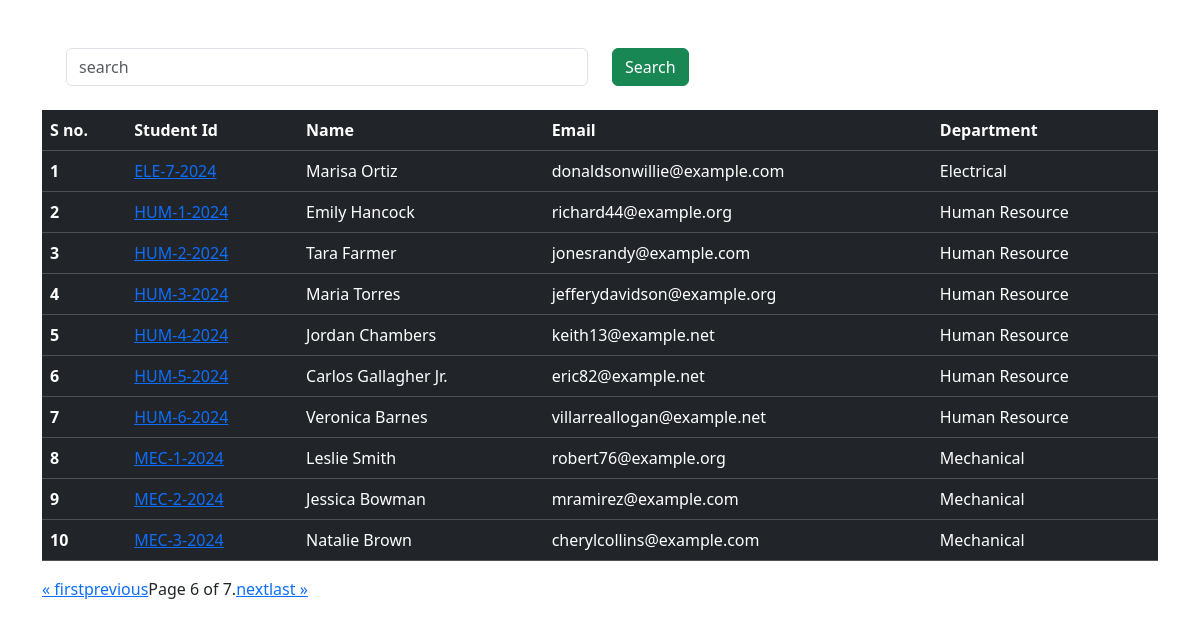
Page /?page=6 on the committed database.
### student/models.py (models this page shows, shortened)
class Student(models.Model):
    student_id = models.OneToOneField(StudentID, related_name='studentid', on_delete=models.CASCADE)
    department = models.ForeignKey(Department, related_name='department',on_delete=models.CASCADE)
    student_name = models.CharField(max_length=100)
    student_email = models.EmailField(max_length=254, unique=True)
    student_age = models.IntegerField(default=18)
    student_address = models.TextField()

class StudentID(models.Model):
    student_id = models.CharField(max_length=100)
    def __str__(self):
        return self.student_id
    class Meta:
        ordering = ['student_id']

class Department(models.Model):
    department_name = models.CharField(max_length=100)
    def __str__(self) -> str:
        return self.department_name
    class Meta:
        ordering = ['department_name']

### student/views.py (the view)
# urls.py: path("",get_students, name='get_students'),
def get_students(request):
    students = Student.objects.all()
    search = request.GET.get('search')
    if search:
        students = Student.objects.filter(student_name__icontains = search)
    paginator = Paginator(students, 10)  # Show 25 contacts per page.
    page_number = request.GET.get("page",1)
    page_obj = paginator.get_page(page_number)
    return render(request,'index.html',{"students" : page_obj})

### templates/index.html (shortened to what this page needs)
<!doctype html>
<html lang="en">
  <head>
    <link href="https://cdn.jsdelivr.net/npm/bootstrap@5.3.3/dist/css/bootstrap.min.css" rel="stylesheet">
  </head>
  <body>
    <div class="container mt-5">
        <form class="m-4" >
            <div class="row">
                <div class="col-md-6 ">
                    <input type="text" name = "search" class="form-control" placeholder="search">
                </div>
                <div class="col-md-6 ">
                    <button class="btn btn-success">Search</button>
                </div>
            </div>
        </form>
        <table class="table table-dark">
            <thead>
              <tr>
                <th scope="col">S no.</th>
                <th scope="col">Student Id</th>
                <th scope="col">Name</th>
                <th scope="col">Email</th>
                <th scope="col">Department</th>
              </tr>
            </thead>
            <tbody>
                {% for student in students  %}
                <tr>
                    <th scope="row">{{forloop.counter}}</th>
                    <td><a href="{% url "get_student_marks" student.student_id %}"> {{ student.student_id }}</a></td>
                    <td>{{student.student_name}}</td>
                    <td>{{student.student_email}}</td>
                    <td>{{student.department}}</td>
                </tr>
                {% endfor %}
            </tbody>
          </table>
          <div>
            <nav aria-label="Page navigation example">
                <ul class="pagination">
                    {% if students.has_previous %}
                    <li class="page-item"><a href="?page=1">&laquo; first</a></li>
                    <li class="page-item"><a href="?page={{ students.previous_page_number }}">previous</a></li>
                    {% endif %}
                    <span class="current">
                        Page {{ students.number }} of {{ students.paginator.num_pages }}.
                    </span>
                    {% if students.has_next %}
                    <li class="page-item"><a href="?page={{ students.next_page_number }}">next</a></li>
                    <li class="page-item"><a href="?page={{ students.paginator.num_pages }}">last &raquo;</a></li>
                    {% endif %}
                </ul>
              </nav>
          </div>
        </div>
  </body>
</html>

### rows in the picture
Student: student_id "ELE-7-2024", student_name "Marisa Ortiz", student_email "donaldsonwillie@example.com", department "Electrical"
Student: student_id "HUM-1-2024", student_name "Emily Hancock", student_email "richard44@example.org", department "Human Resource"
Student: student_id "HUM-2-2024", student_name "Tara Farmer", student_email "jonesrandy@example.com", department "Human Resource"
Student: student_id "HUM-3-2024", student_name "Maria Torres", student_email "jefferydavidson@example.org", department "Human Resource"
Student: student_id "HUM-4-2024", student_name "Jordan Chambers", student_email "keith13@example.net", department "Human Resource"
Student: student_id "HUM-5-2024", student_name "Carlos Gallagher Jr.", student_email "eric82@example.net", department "Human Resource"
Student: student_id "HUM-6-2024", student_name "Veronica Barnes", student_email "villarreallogan@example.net", department "Human Resource"
Student: student_id "MEC-1-2024", student_name "Leslie Smith", student_email "robert76@example.org", department "Mechanical"
Student: student_id "MEC-2-2024", student_name "Jessica Bowman", student_email "mramirez@example.com", department "Mechanical"
Student: student_id "MEC-3-2024", student_name "Natalie Brown", student_email "cherylcollins@example.com", department "Mechanical"

### other values in the picture
{{ students.number }} "6"
{{ students.paginator.num_pages }} "7"
